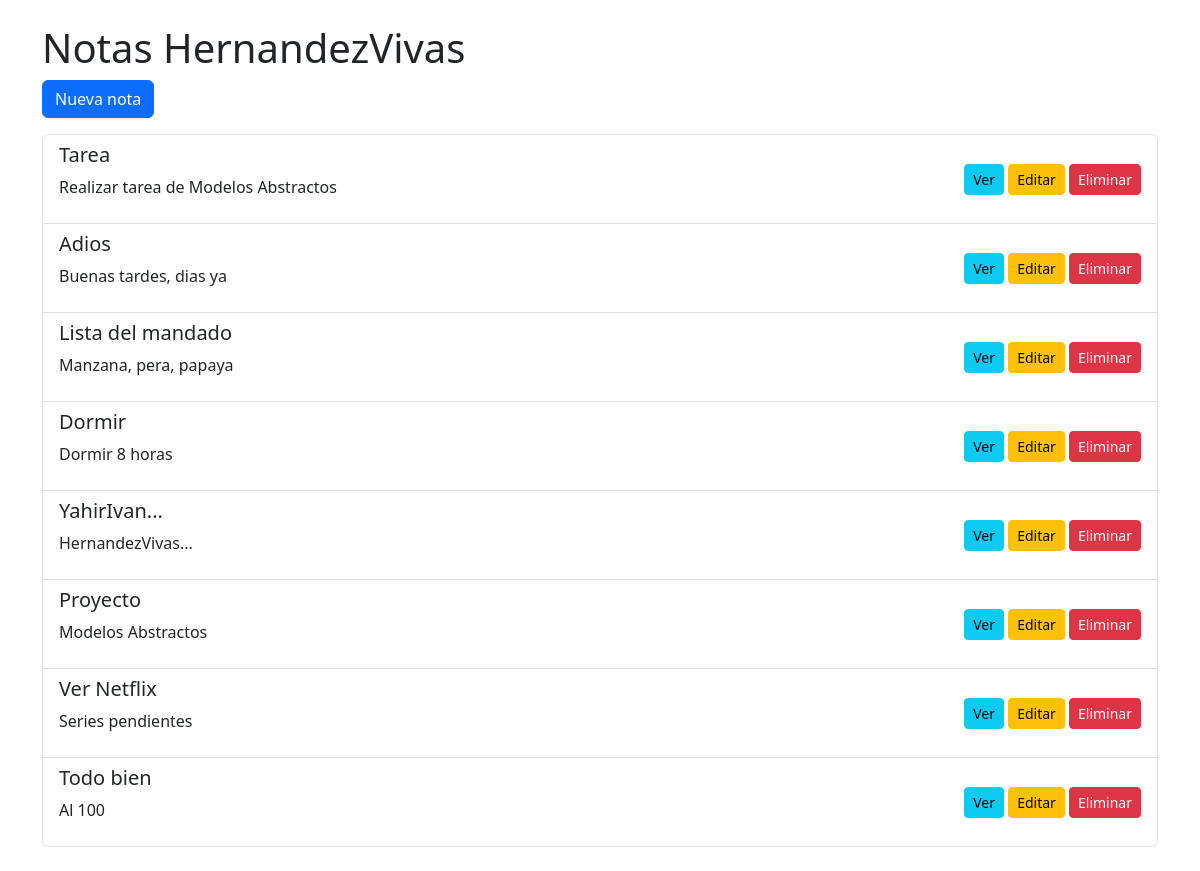
Before: /notes_HernandezVivas/ with the older database file.
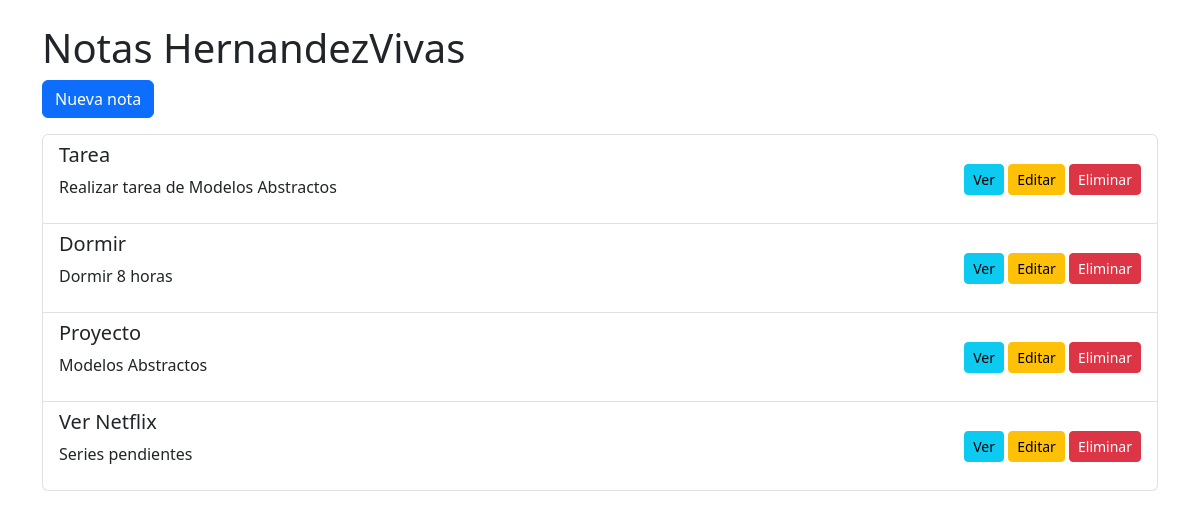
After: the same page with the newer database file.
### notes_HernandezVivas/models.py (models this page shows, shortened)
class Note(models.Model):
    user = models.ForeignKey(User, on_delete=models.CASCADE, related_name='notes')
    title = models.CharField(max_length=200)
    content = models.TextField()
    creation_date = models.DateTimeField(auto_now_add=True)

### notes_HernandezVivas/views.py (the view)
# urls.py: path('', HomePageView.as_view(), name='home'),
class HomePageView(ListView):
    template_name = "notes/note_list_HernandezVivas.html"
    model = Note

### templates/notes/note_list_HernandezVivas.html (shortened to what this page needs)
<!DOCTYPE html>
<html lang="en">
<head>
    <link href="https://cdn.jsdelivr.net/npm/bootstrap@5.3.0-alpha1/dist/css/bootstrap.min.css" rel="stylesheet">
</head>
<body>
    {% block content %}
    <div class="container my-4">
        <h1>Notas HernandezVivas</h1>
        <a href="{% url 'new' %}" class="btn btn-primary mb-3">Nueva nota</a>
        <ul class="list-group">
            {% for nota in object_list %}
                <li class="list-group-item d-flex justify-content-between align-items-center">
                    <div>
                        <h5>{{ nota.title }}</h5>
                        <p>{{ nota.content }}</p>
                    </div>
                    <div>
                        <a href="{% url 'detail' nota.id %}" class="btn btn-info btn-sm">Ver</a>
                        <a href="{% url 'edit' nota.id %} " class="btn btn-warning btn-sm">Editar</a>
                        <a href="{% url 'delete' nota.id %}" class="btn btn-danger btn-sm">Eliminar</a>
                    </div>
                </li>
            {% endfor %}
        </ul>
    </div>
    {% endblock %}
</body>
</html>

Changed rows visible on the page:
removed Note: title "Adios", content "Buenas tardes, dias ya"
removed Note: title "Lista del mandado", content "Manzana, pera, papaya"
removed Note: title "YahirIvan...", content "HernandezVivas..."
removed Note: title "Todo bien", content "Al 100"
